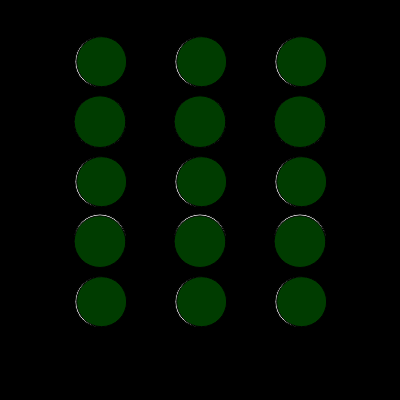
Frame 1 (no input)
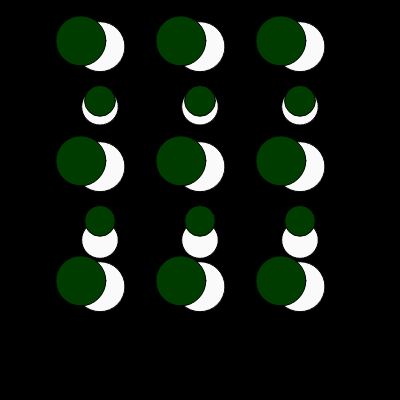
Frame 60 (no input)
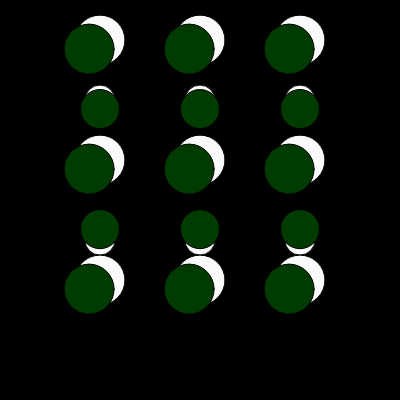
Frame 120 (the mouse pressed at the canvas centre since frame 60)

The p5.js sketch that drew these frames (run headless with seeded random() and noise() and a simulated clock; from frame 60 on, the mouse is pressed at the canvas centre):

// p5.js sketch
// ── sketch.js
function setup() {
  createCanvas(400, 400);
}

function draw() {
  background (0);
  
  speed = sin(millis()/180) * 20
   
  fill ( 250)
  
  circle (300, speed + 60, 50, 100)
  circle (300, speed + 120, speed + 50, 100)
  circle (300, speed + 180, 50, 100)
  circle (300, 240, speed + 50, 100)
  circle (300, speed + 300, 50, 100)
  
  
  circle (200, speed + 60, 50, 100)
  circle (200, speed + 120, speed + 50, 100)
  circle (200, speed + 180, 50, 100)
  circle (200, 240, speed + 50, 100)
  circle (200, speed + 300, 50, 100)
 
  
  
  circle (100, speed + 60, 50, 100)
  circle (100, speed + 120, speed +  50, 100)
  circle (100, speed + 180, 50, 100)
  circle (100, 240, speed + 50, 100)
  circle (100, speed + 300, 50, 100)
  
  
  speed = sin(millis()/200) * 20
  
  fill (0, 60, 0)
  
  circle (100, speed + 120, speed +  50, 100)
  circle (200, speed + 120, speed + 50, 100)
  circle (300, speed + 120, speed + 50, 100)
  
  circle (100, speed + 240, speed +  50, 100)
  circle (200, speed + 240, speed + 50, 100)
  circle (300, speed + 240, speed + 50, 100)
  
  
  circle (speed + 300, speed + 60, 50, 100)
  circle (speed + 300, speed + 180, 50, 100)
  circle (speed + 300, speed + 300, 50, 100)
  
  circle (speed + 200, speed + 60, 50, 100)
  circle (speed + 200, speed + 180, 50, 100)
  circle (speed + 200, speed + 300, 50, 100)
 
  circle (speed + 100, speed + 60, 50, 100)
  circle (speed + 100, speed + 180, 50, 100)
  circle (speed + 100, speed + 300, 50, 100)
  
  

   

}
